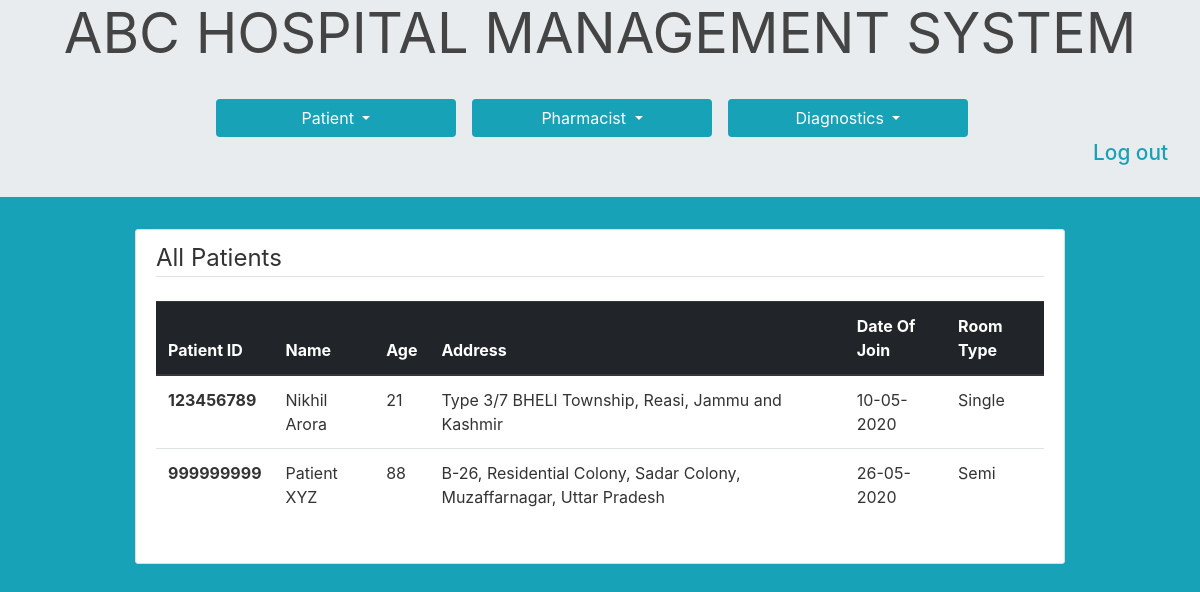
Page /all_patients (signed in) on the committed database.
### hms/models.py (models this page shows, shortened)
class Patient(db.Model):
    id = db.Column(db.Integer, primary_key=True)
    ssn = db.Column(db.Integer, unique=True, nullable=False)
    name = db.Column(db.String(20),  nullable=False)
    age = db.Column(db.Integer, nullable=False)
    date_of_joining = db.Column(db.DateTime, nullable=False, default=datetime.utcnow)
    room_type = db.Column(db.String(10), nullable=False)
    address = db.Column(db.Text, nullable=False)
    state = db.Column(db.String(20), nullable=False)
    city = db.Column(db.String(20), nullable=False)
    status = db.Column(db.String(20), nullable=False, default='Active')

### hms/routes.py (the view)
@app.route("/all_patients")
@login_required
def allPatients():
    patients = Patient.query.all()
    return render_template('all_patients.html', title="All patient details", patients=patients)

### hms/models.py (called while the page is built)
@login_manager.user_loader
def load_user(user_id):
    return UserStore.query.get(int(user_id))

### hms/templates/all_patients.html (shortened to what this page needs)
{% extends "base.html" %}
{% block content %}
    <div class="content-section">
            <fieldset class="form-group">
                <legend class="border-bottom mb-4">All Patients</legend>
                  <table class="table">
                    <thead class="thead-dark">
                      <tr>
                        <th scope="col">Patient ID</th>
                        <th scope="col">Name</th>
                        <th scope="col">Age</th>
                        <th scope="col">Address</th>
                        <th scope="col">Date Of Join</th>
                        <th scope="col">Room Type</th>
                      </tr>
                    </thead>
                    <tbody>
                        {% for patient in patients %}
                        <tr>
                            <th scope="row">{{ patient.ssn }}</th>
                            <td>{{ patient.name }}</td>
                            <td>{{ patient.age }}</td>
                            <td>{{patient.address}}, {{patient.city}}, {{patient.state}}</td>
                            <td>{{patient.date_of_joining.strftime('%d-%m-%Y')}}</td>
                            <td>{{patient.room_type}}</td>
                        </tr>
                        {% endfor %}
                    </tbody>
                  </table>
            </fieldset>
    </div>
{% endblock content %}

### hms/static/main.css (style rules this page uses)
body { background: #fafafa; color: #333333; padding-top: 0; }
.content-section { background: #ffffff; padding: 10px 20px; border: 1px solid #dddddd; border-radius: 3px; margin-bottom: 20px; }

### rows in the picture
Patient: ssn "123456789", name "Nikhil Arora", age "21", address "Type 3/7 BHELl Township", city "Reasi", state "Jammu and Kashmir", date_of_joining "10-05-2020", room_type "Single"
Patient: ssn "999999999", name "Patient XYZ", age "88", address "B-26, Residential Colony, Sadar Colony", city "Muzaffarnagar", state "Uttar Pradesh", date_of_joining "26-05-2020", room_type "Semi"
